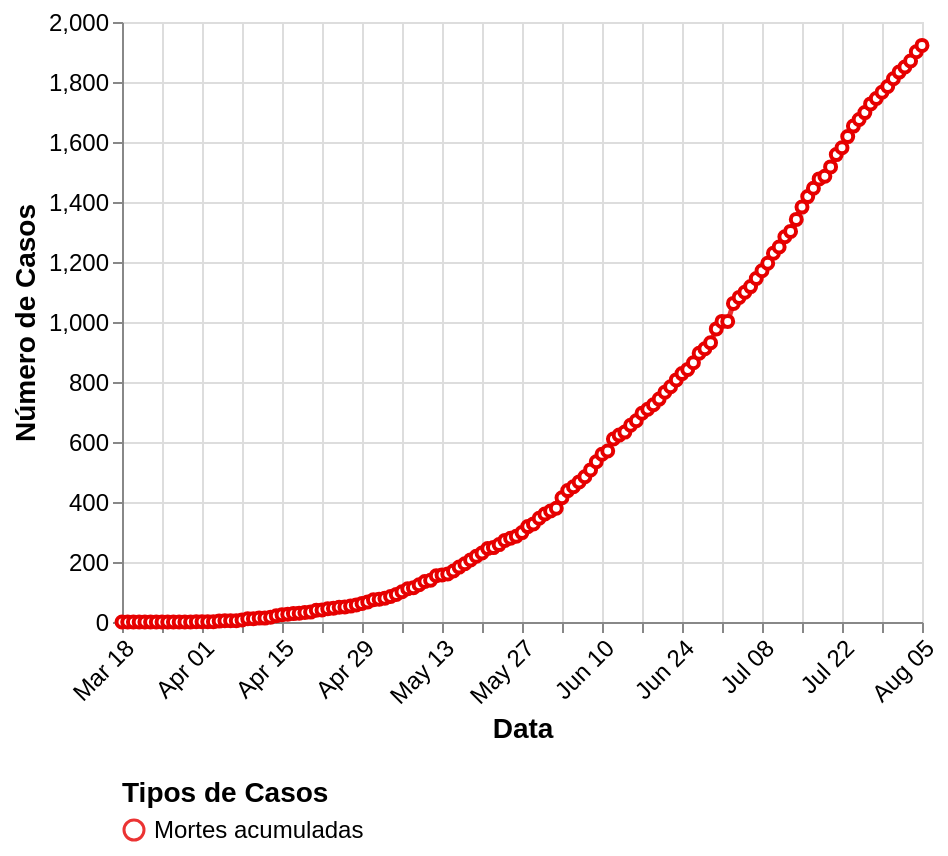

Vega-Lite specification for this chart:
### Vega-Lite specification from a JSON file in a GitHub repository (floating-point values rounded to 4 significant figures; data arrays with more than 128 entries replaced by an {"elided": "..."} marker saying what was removed)
{"$schema": "https://vega.github.io/schema/vega-lite/v5.json", "width": "container", "config": {"background": "transparent", "view": {"continuousWidth": 400, "continuousHeight": 300}}, "data": {"values": {"elided": "141 records"}, "format": {"parse": {"data": "date"}}}, "mark": {"type": "line", "opacity": 0.8, "point": {"filled": false, "fill": "white"}, "strokeWidth": 2.5}, "encoding": {"color": {"type": "nominal", "field": "key", "legend": {"columns": 1, "labelFontSize": 12, "orient": "bottom", "title": "Tipos de Casos", "titleFontSize": 14}, "scale": {"domain": ["Mortes acumuladas"], "range": ["#e60000"]}}, "tooltip": [{"type": "temporal", "field": "data", "title": "Data"}, {"type": "quantitative", "field": "mortesAcumuladas", "title": "Mortes acumuladas"}, {"type": "quantitative", "field": "mortesPorDia", "title": "Mortes por dia"}, {"type": "quantitative", "field": "confirmadosAcumulados", "title": "Confirmados acumulados"}, {"type": "quantitative", "field": "taxa_letalidade", "format": ".2%", "title": "Taxa de letalidade"}], "x": {"type": "temporal", "axis": {"labelAngle": 315, "labelFontSize": 12, "title": "Data", "titleFontSize": 14}, "field": "data", "timeUnit": "monthdate"}, "y": {"type": "quantitative", "axis": {"labelFontSize": 12, "title": "Número de Casos", "titleFontSize": 14}, "field": "value"}}, "transform": [{"fold": ["mortesAcumuladas"]}, {"calculate": "if((datum.key === 'mortesPorDia'),'Mortes por dia',datum.key)", "as": "key"}, {"calculate": "if((datum.key === 'confirmadosAcumulados'),'Confirmados acumulados',datum.key)", "as": "key"}, {"calculate": "if((datum.key === 'mortesAcumuladas'),'Mortes acumuladas',datum.key)", "as": "key"}, {"calculate": "datum.mortesAcumuladas / datum.confirmadosAcumulados", "as": "taxa_letalidade"}]}
